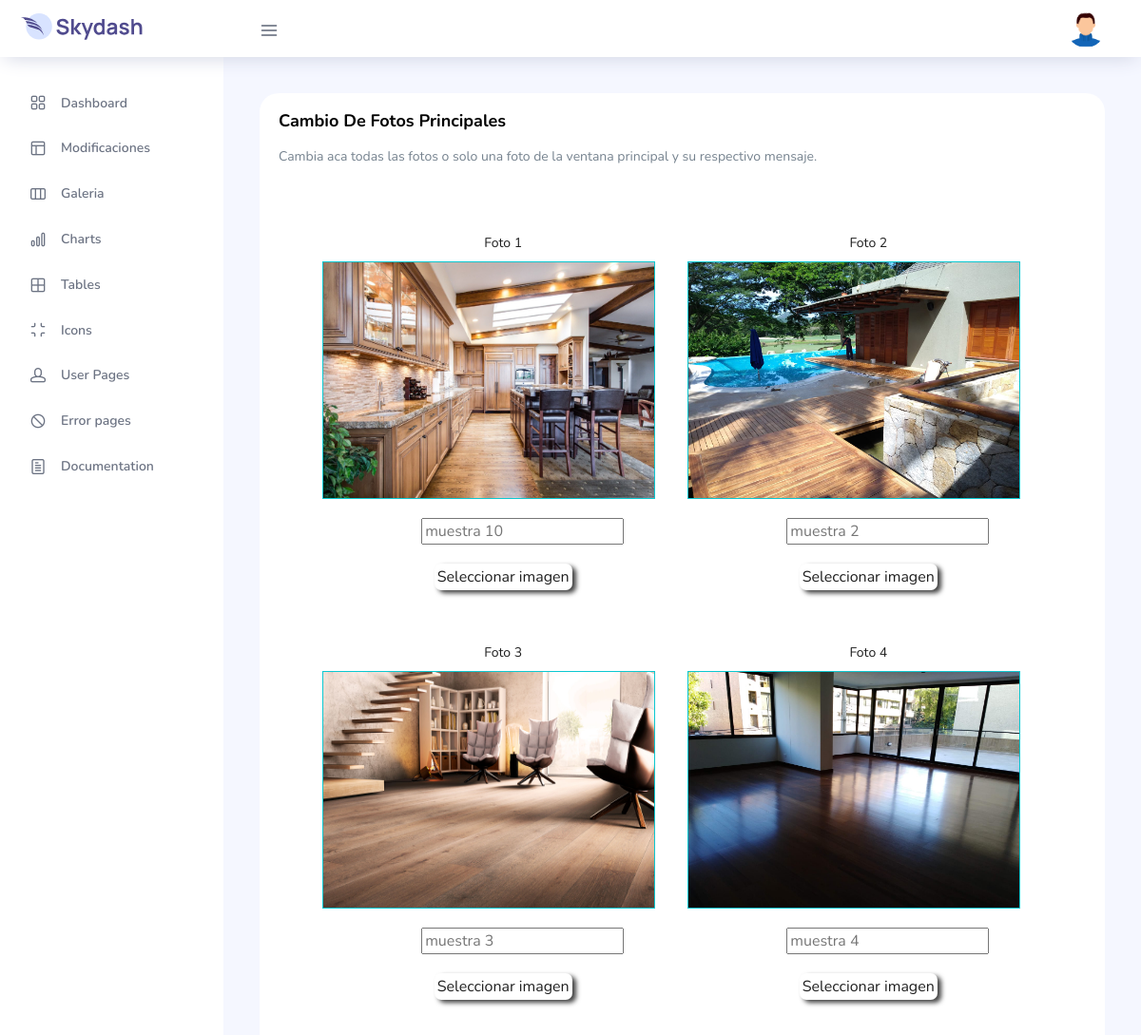
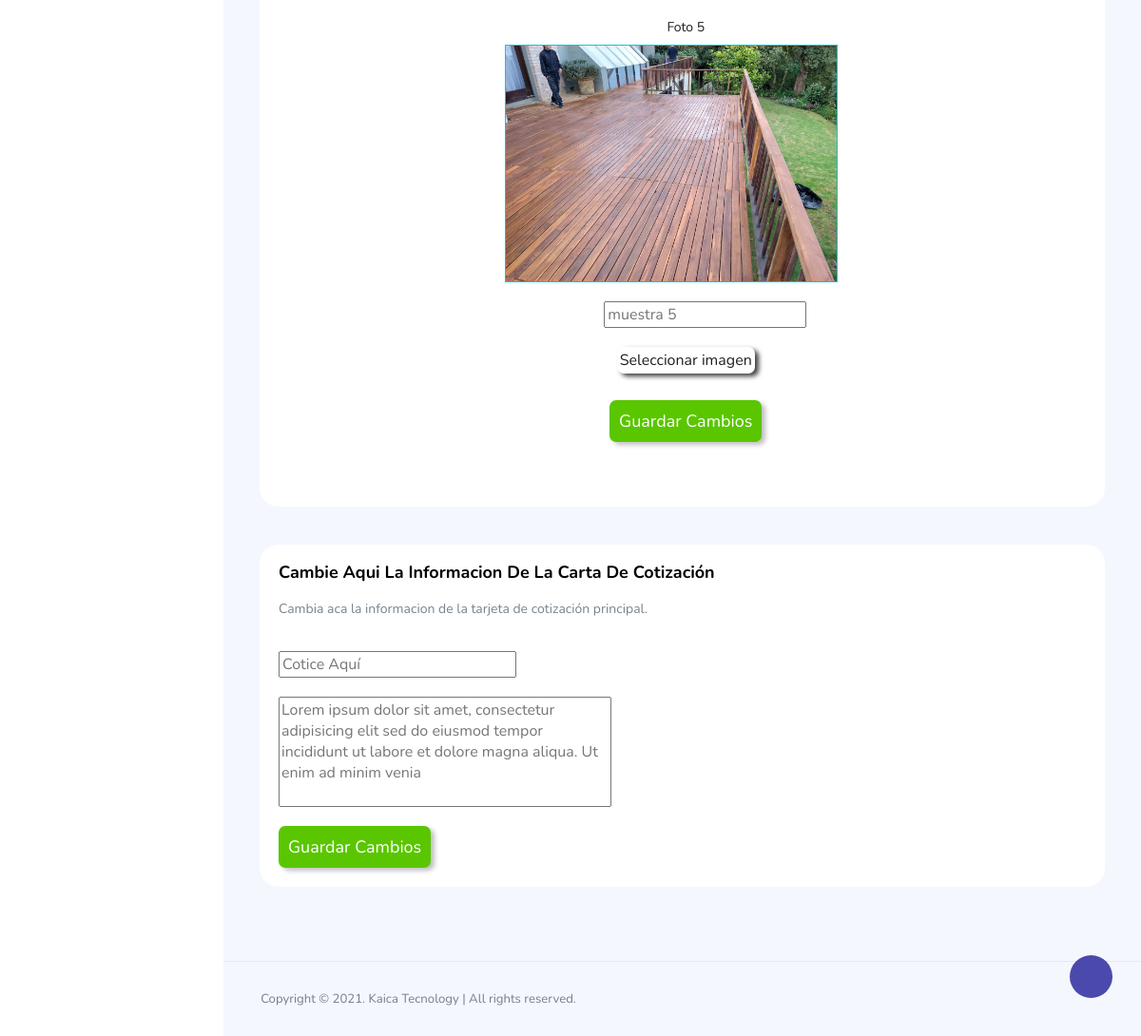
The page /login/pages/ui-features/fotosp.php (signed in) on the database its author committed (2 pictures, top to bottom).
### tables this page shows
CREATE TABLE `fotoshead` (
  `idimagen` int(11) NOT NULL,
  `nameimage` varchar(100) NOT NULL,
  `txtfoton` varchar(100) NOT NULL
);

CREATE TABLE `cotice` (
  `tithec` varchar(100) NOT NULL,
  `txtc` text NOT NULL
);

### login/pages/ui-features/fotosp.php (the view, shortened to what this page needs)
<?php
  include "../../conexion.php";
  $queryimag1 = mysqli_query($conection, "SELECT f.nameimage,f.txtfoton
                                             FROM fotoshead f
                                              WHERE idimagen = 1");
  $queryimag2 = mysqli_query($conection, "SELECT f.nameimage,f.txtfoton
                                               FROM fotoshead f
                                                WHERE idimagen = 2");
  $queryimag3 = mysqli_query($conection, "SELECT f.nameimage,f.txtfoton
                                               FROM fotoshead f
                                                WHERE idimagen = 3");
  $queryimag4 = mysqli_query($conection, "SELECT f.nameimage,f.txtfoton
                                               FROM fotoshead f
                                                WHERE idimagen = 4");
  $queryimag5 = mysqli_query($conection, "SELECT f.nameimage,f.txtfoton
                                               FROM fotoshead f
                                                WHERE idimagen = 5");
  $querycotice = mysqli_query($conection, "SELECT * FROM `cotice`");
  while($datacotice = mysqli_fetch_array($querycotice)){
    $tithec = $datacotice['tithec'];
    $txtc = $datacotice['txtc'];
  }
  while ($dataimg1 = mysqli_fetch_array($queryimag1)) {
    $txtfoto1 = $dataimg1['txtfoton'];
        if($dataimg1['nameimage'] != null){
            $foto1 = '../../includes/img/uploads/'.$dataimg1['nameimage'];
        } else {
            $foto1 = '';
        }
    }
    while ($dataimg2 = mysqli_fetch_array($queryimag2)) {
        $txtfoto2 = $dataimg2['txtfoton'];
        if($dataimg2['nameimage'] != null){
            $foto2 = '../../includes/img/uploads/'.$dataimg2['nameimage'];
        } else {
            $foto2 = '';
        }
    }
    while ($dataimg3 = mysqli_fetch_array($queryimag3)) {
        $txtfoto3 = $dataimg3['txtfoton'];
        if($dataimg3['nameimage'] != null){
            $foto3 = '../../includes/img/uploads/'.$dataimg3['nameimage'];
        } else {
            $foto3 = '';
        }
    }
     while ($dataimg4 = mysqli_fetch_array($queryimag4)) {
        $txtfoto4 = $dataimg4['txtfoton'];
        if($dataimg4['nameimage'] != null){
            $foto4 = '../../includes/img/uploads/'.$dataimg4['nameimage'];
        } else {
            $foto4 = '';
        }
    }
    while ($dataimg5 = mysqli_fetch_array($queryimag5)) {
        $txtfoto5 = $dataimg5['txtfoton'];
        if($dataimg5['nameimage'] != null){
            $foto5 = '../../includes/img/uploads/'.$dataimg5['nameimage'];
        } else {
            $foto5 = '';
        }
    }
 ?>
<!DOCTYPE html>
<html lang="es">
<head>
  <link rel="stylesheet" href="../../vendors/feather/feather.css">
  <link rel="stylesheet" href="../../vendors/ti-icons/css/themify-icons.css">
  <link rel="stylesheet" href="../../vendors/css/vendor.bundle.base.css">
  <link rel="stylesheet" href="../../css/vertical-layout-light/style.css">
</head>
<body>
  <div class="container-scroller">
    <nav class="navbar col-lg-12 col-12 p-0 fixed-top d-flex flex-row">
      <div class="text-center navbar-brand-wrapper d-flex align-items-center justify-content-center">
        <a class="navbar-brand brand-logo mr-5" href="../../index.php"><img src="../../images/logo.svg" class="mr-2" alt="logo"/></a>
      </div>
      <div class="navbar-menu-wrapper d-flex align-items-center justify-content-end">
        <button class="navbar-toggler navbar-toggler align-self-center" type="button" data-toggle="minimize">
          <span class="icon-menu"></span>
        </button>
        <ul class="navbar-nav navbar-nav-right">
          <li class="nav-item nav-profile dropdown">
            <a class="nav-link dropdown-toggle" href="#" data-toggle="dropdown" id="profileDropdown">
              <img src="../../images/faces/face28.jpg" alt="profile"/>
            </a>
          </li>
        </ul>
      </div>
    </nav>
    <div class="container-fluid page-body-wrapper">
      <div class="theme-setting-wrapper">
        <div id="settings-trigger"><i class="ti-settings"></i></div>
      </div>
      <nav class="sidebar sidebar-offcanvas" id="sidebar">
        <ul class="nav">
          <li class="nav-item">
            <a class="nav-link" href="../../index.php">
              <i class="icon-grid menu-icon"></i>
              <span class="menu-title">Dashboard</span>
            </a>
          </li>
          <li class="nav-item">
            <a class="nav-link" data-toggle="collapse" href="#ui-basic" aria-expanded="false" aria-controls="ui-basic">
              <i class="icon-layout menu-icon"></i>
              <span class="menu-title">Modificaciones</span>
              <i class="menu-arrow"></i>
            </a>
          </li>
          <li class="nav-item">
            <a class="nav-link" data-toggle="collapse" href="#form-elements" aria-expanded="false" aria-controls="form-elements">
              <i class="icon-columns menu-icon"></i>
              <span class="menu-title">Galeria</span>
              <i class="menu-arrow"></i>
            </a>
          </li>
          <li class="nav-item">
            <a class="nav-link" data-toggle="collapse" href="#charts" aria-expanded="false" aria-controls="charts">
              <i class="icon-bar-graph menu-icon"></i>
              <span class="menu-title">Charts</span>
              <i class="menu-arrow"></i>
            </a>
          </li>
          <li class="nav-item">
            <a class="nav-link" data-toggle="collapse" href="#tables" aria-expanded="false" aria-controls="tables">
              <i class="icon-grid-2 menu-icon"></i>
              <span class="menu-title">Tables</span>
              <i class="menu-arrow"></i>
            </a>
          </li>
          <li class="nav-item">
            <a class="nav-link" data-toggle="collapse" href="#icons" aria-expanded="false" aria-controls="icons">
              <i class="icon-contract menu-icon"></i>
              <span class="menu-title">Icons</span>
              <i class="menu-arrow"></i>
            </a>
          </li>
          <li class="nav-item">
            <a class="nav-link" data-toggle="collapse" href="#auth" aria-expanded="false" aria-controls="auth">
              <i class="icon-head menu-icon"></i>
              <span class="menu-title">User Pages</span>
              <i class="menu-arrow"></i>
            </a>
          </li>
          <li class="nav-item">
            <a class="nav-link" data-toggle="collapse" href="#error" aria-expanded="false" aria-controls="error">
              <i class="icon-ban menu-icon"></i>
              <span class="menu-title">Error pages</span>
              <i class="menu-arrow"></i>
            </a>
          </li>
          <li class="nav-item">
            <a class="nav-link" href="../../pages/documentation/documentation.html">
              <i class="icon-paper menu-icon"></i>
              <span class="menu-title">Documentation</span>
            </a>
          </li>
        </ul>
      </nav>
      <div class="main-panel">
        <div class="content-wrapper">
          <div class="row">
            <div class="col-md-12 grid-margin stretch-card">
              <div class="card">
                <div class="row">
                  <div class="col-md-12">
                    <div class="card-body">
                    <h4 class="card-title">Cambio de fotos principales</h4>
                    <p class="card-description">Cambia aca todas las fotos o solo una foto de la ventana principal y su respectivo mensaje.</p>
                    <div class="table-responsive">
                    <form id="formfoton" class="formfoton" action="" method="POST" enctype="multipart/form-data">
                    <div  class="input-box">
                        <p class="txt-add-photo-princi">Foto 1</p>
                        <label class="lblimg1" for="img1"></label>
                        <div id="previewimg1">
                            <img src="<?php echo $foto1 ?>">
                        </div>
                        <input class="inputtxtfoton"  type="text" name="txtfoton1" placeholder="<?php echo $txtfoto1 ?>">
                        <label class="btnselect" for="img1">Seleccionar imagen</label>
                    </div>
                    <div  class="input-box">
                        <p class="txt-add-photo-princi">Foto 2</p>
                        <label class="lblimg2" for="img2"></label>
                        <div id="previewimg2">
                            <img src="<?php echo $foto2 ?>">
                        </div>
                        <input class="inputtxtfoton"  type="text" name="txtfoton2" placeholder="<?php echo $txtfoto2 ?>">
                        <label class="btnselect" for="img2">Seleccionar imagen</label>
                    </div>
                    <div  class="input-box">
                        <p class="txt-add-photo-princi">Foto 3</p>
                        <label class="lblimg3" for="img3"></label>
                        <div id="previewimg3">
                            <img src="<?php echo $foto3 ?>">
                        </div>
                        <input class="inputtxtfoton"  type="text" name="txtfoton3" placeholder="<?php echo $txtfoto3 ?>">
                        <label class="btnselect" for="img3">Seleccionar imagen</label>
                    </div>
                    <div  class="input-box">
                        <p class="txt-add-photo-princi">Foto 4</p>
                        <label class="lblimg4" for="img4"></label>
                        <div id="previewimg4">
                            <img src="<?php echo $foto4 ?>">
                        </div>
                        <input class="inputtxtfoton"  type="text" name="txtfoton4" placeholder="<?php echo $txtfoto4 ?>">
                        <label class="btnselect" for="img4">Seleccionar imagen</label>
                    </div>
                    <div  class="input-box">
                        <p class="txt-add-photo-princi">Foto 5</p>
                        <label class="lblimg5" for="img5"></label>
                        <div id="previewimg5">
                            <img src="<?php echo $foto5 ?>">
                        </div>
                        <input class="inputtxtfoton" type="text" name="txtfoton5" placeholder="<?php echo $txtfoto5 ?>">
                        <label class="btnselect" for="img5">Seleccionar imagen</label>
                    </div>
                    <div class="btnsfoton">
                      <button id="btnfoton" type="submit" name="submit">Guardar Cambios</button>
                    </div>
                    </form>
                    </div>
                   </div>
                  </div>
                </div>
              </div>
            </div>
            <div class="col-md-12 grid-margin stretch-card">
              <div class="card">
                <div class="row">
                  <div class="col-md-12">
                    <div class="card-body">
                      <h4 class="card-title">Cambie aqui la informacion de la carta de cotización</h4>
                    <p class="card-description">Cambia aca la informacion de la tarjeta de cotización principal.</p>
                     <form id="formcotice" class="formcotice" action="" method="POST" enctype="multipart/form-data">
                      <input class="incotice" type="text" name="tithec" placeholder="<?php echo $tithec ?>">
                      <textarea rows="5" class="tacotice" name="txtc" placeholder="<?php echo $txtc ?>"></textarea>
                      <div class="btnscotice">
                        <button id="btncotice" type="submit" name="submit">Guardar Cambios</button>
                      </div>
                    </form>
                    </div>
                  </div>
                </div>
              </div>
            </div>
          </div>
        </div>
        <footer class="footer">
          <div class="d-sm-flex justify-content-center justify-content-sm-between">
            <span class="text-muted text-center text-sm-left d-block d-sm-inline-block">Copyright © 2021.  Kaica Tecnology | All rights reserved.</span>
          </div>
        </footer>
      </div>
    </div>
  </div>
</body>
</html>

### rows shown on the page
fotoshead: nameimage (picture), txtfoton1 "muestra 10"
fotoshead: nameimage (picture), txtfoton2 "muestra 2"
fotoshead: nameimage (picture), txtfoton3 "muestra 3"
fotoshead: nameimage (picture), txtfoton4 "muestra 4"
fotoshead: nameimage (picture), txtfoton5 "muestra 5"
cotice: tithec "Cotice Aquí", txtc "Lorem ipsum dolor sit amet, consectetur adipisicing elit sed do eiusmod tempor incididunt ut labore et dolore magna aliqua. Ut enim ad minim venia"
